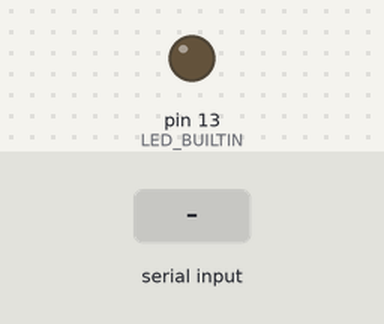
Bench run of a sketch on a simulated Arduino Uno, built with avr-gcc and run on an emulated ATmega328P. Shown: output pins drawn as LEDs (lit = HIGH). The test bench sets the inputs (shaded band).

Above: at 1.2 s.
1.3 s: "90,45\n" received over Serial
At 1.36 s:
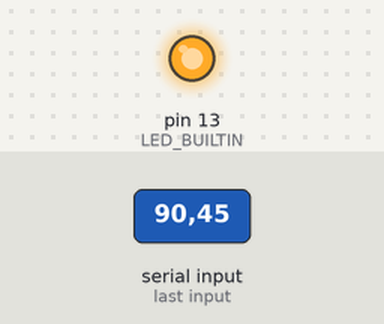
Timing chart, 0 to 4.4 s (numbered marks = the images above; inputs shaded):
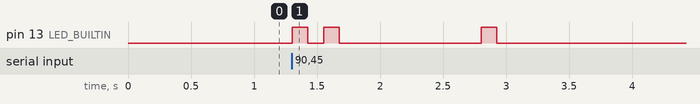

The sketch:

A2.ino
```cpp
void setup() {
  // put your setup code here, to run once:
  Serial.begin(9600);
  pinMode(LED_BUILTIN, OUTPUT);
}

void loop() {
  // put your main code here, to run repeatedly:
  while(Serial.available() == 0){}
  int data = Serial.parseInt();
  if(data < 100){
    digitalWrite(LED_BUILTIN, HIGH);
    delay(125);
    digitalWrite(LED_BUILTIN, LOW);
    delay(125);
  } else {
    digitalWrite(LED_BUILTIN, HIGH);
    delay(250);
  }
}
```

Measured:
- after the input at 1.3 s, pin 13 (LED_BUILTIN): goes HIGH 0.13 s, LOW 0.13 s, HIGH 0.13 s, LOW 1.1 s, HIGH 0.13 s, then LOW, starting at once
